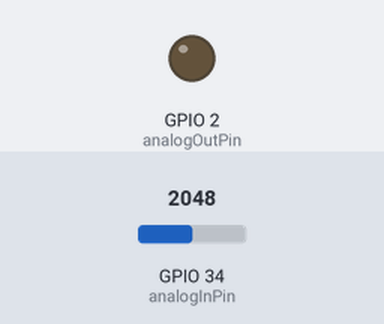
Bench run of a sketch on a simulated ESP32. Shown: output pins drawn as LEDs (lit = HIGH). The inputs (shaded band) are chosen by the test bench; at power-on: GPIO 34 (analogInPin) = 2048. WiFi joins after 1.5 s; servers stay silent unless stated; no MQTT or app messages arrive unless stated; what the sketch prints to the serial monitor is not drawn.

Above: at 7.7 s.
7.8 s: GPIO 34 (analogInPin) set to 2866
At 12.6 s:
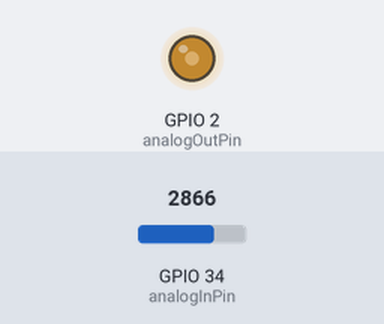
13.0 s: GPIO 34 (analogInPin) set to 3603
At 17.7 s:
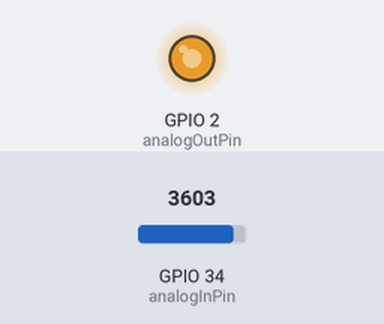
18.0 s: GPIO 34 (analogInPin) set to 2047
At 22.7 s:
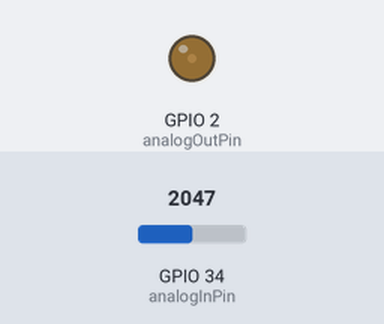
Timing chart, 0 to 24.2 s (numbered marks = the images above; inputs shaded):
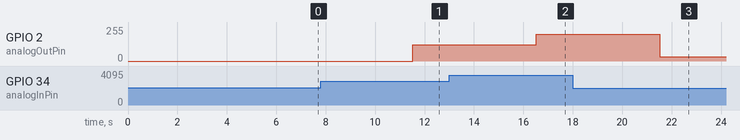

The sketch:

LDR_IOTworkshop.ino
```cpp
#include <Arduino.h>
#include <WiFi.h>
#include <PubSubClient.h>

// WiFi-Credentials
const char *ssid = "FabLabWS"; // SSID of your WiFi network
const char *password = "57289887252221648185KaL!"; // Password of your WiFi network

// MQTT Broker IP address
const char *mqtt_identifier = "LDR"; // MQTT client identifier
const char *mqtt_server = "192.168.188.125"; // IP address of MQTT broker
const char *mqtt_user = "homeassistant"; // MQTT username
const char *mqtt_pass = "pua0aeShait5Ieh5DieYiesh1lie8oCaexo5righoh6ohkiwuHoos2zoGh3ahxox"; // MQTT password

// Interval for sending MQTT messages
int sending_mqtt_every_ms = 5000; // Time interval for sending MQTT messages (in milliseconds)


WiFiClient espClient; // Create an instance of WiFi client
PubSubClient client(espClient); // Create an instance of MQTT client
long lastMsg = 0; // Variable to store the timestamp of the last message sent
char topic[50]; // Buffer to store MQTT topic

// These constants won't change. They're used to give names to the pins used:
const int analogInPin = A6;  // Analog input pin that the LDR is attached to
const int analogOutPin = 2;  // Analog output pin that the LED is attached to

int sensorValue = 0;  // value read from the LDR
int outputValue = 0;  // value output to the PWM (analog out)

unsigned long prevMillis; // Variable to store the timestamp of the previous execution


// Function to set up WiFi connection
void setup_wifi()
{
    delay(10);
    Serial.println();
    Serial.print("Connecting to ");
    Serial.println(ssid);
    WiFi.begin(ssid, password); // Connect to WiFi network with provided credentials
    while (WiFi.status() != WL_CONNECTED) // Wait for WiFi connection to be established
    {
        delay(500);
        Serial.print(".");
    }
    Serial.println("");
    Serial.println("WiFi connected");
    Serial.println("IP address: ");
    Serial.println(WiFi.localIP()); // Print local IP address assigned to the device
}

// MQTT callback function
void callback(char *topic, byte *message, unsigned int length)
{
    // Handle MQTT messages if needed
}

// Function to reconnect to MQTT broker
void reconnect()
{
    while (!client.connected()) // Check if MQTT client is not connected
    {
        Serial.print("Attempting MQTT connection...");
        if (client.connect(mqtt_identifier, mqtt_user, mqtt_pass)) // Attempt to connect to MQTT broker
        {
            Serial.println("connected");
            client.subscribe(topic); // Subscribe to MQTT topic
        }
        else
        {
            Serial.print("failed, rc=");
            Serial.print(client.state()); // Print MQTT connection state
            Serial.println(" try again in 5 seconds");
            delay(5000); // Wait 5 seconds before retrying connection
        }
    }
}


void setup() {
  delay(5000);
  // initialize serial communications at 9600 bps:
  Serial.begin(9600);
  while(!Serial);
  Serial.println("Test");
  //attachInterrupt(digitalPinToInterrupt(FLOW_SENSOR_PIN), pulseCounter, FALLING); // Attach interrupt to the pin to count pulses from the sensor

  setup_wifi(); // Set up WiFi connection
  client.setServer(mqtt_server, 1883); // Configure MQTT server and port
  client.setCallback(callback); // Set callback function for MQTT client

  prevMillis = millis(); // Initialize previous timestamp variable

}

void loop() {


    if (!client.connected()) // Check if MQTT client is not connected
    {
        reconnect(); // Reconnect to MQTT broker
    }
    client.loop(); // Maintain MQTT client connection

    unsigned long currentMillis = millis(); // Get current timestamp
    if (currentMillis - prevMillis > sending_mqtt_every_ms) // Check if sending interval has elapsed
    {
        mesaureLight();
        Serial.print("Light Level: ");
        Serial.print(outputValue);
        Serial.println(" Lux");

        // Convert the flow rate value to a char array
        char ldrString[8];
        dtostrf(outputValue, 1, 2, ldrString);

        strcpy(topic, mqtt_identifier); // Copy MQTT client identifier to topic buffer
        strcat(topic, "/light_level"); // Append flow rate topic to MQTT client identifier
        client.publish(topic, ldrString); // Publish flow rate value to MQTT broker

        prevMillis = currentMillis; // Update previous timestamp
    }
}
void mesaureLight() {
  // read the analog in value:
  sensorValue = analogRead(analogInPin);
  // map it to the range of the analog out:
  outputValue = map(sensorValue, 1750, 4096, 0, 255);
  // change the analog out value:
  analogWrite(analogOutPin, outputValue);

  // print the results to the Serial Monitor:
  Serial.print("sensor = ");
  Serial.print(sensorValue);
  Serial.print("\t output = ");
  Serial.println(outputValue);

}
```

Measured:
- after the input at 7.8 s, GPIO 2 (analogOutPin): 0/255 → 121/255 after 3.7 s
- after the input at 13.0 s, GPIO 2 (analogOutPin): 121/255 → 201/255 after 3.5 s
- after the input at 18.0 s, GPIO 2 (analogOutPin): 201/255 → 32/255 after 3.5 s
